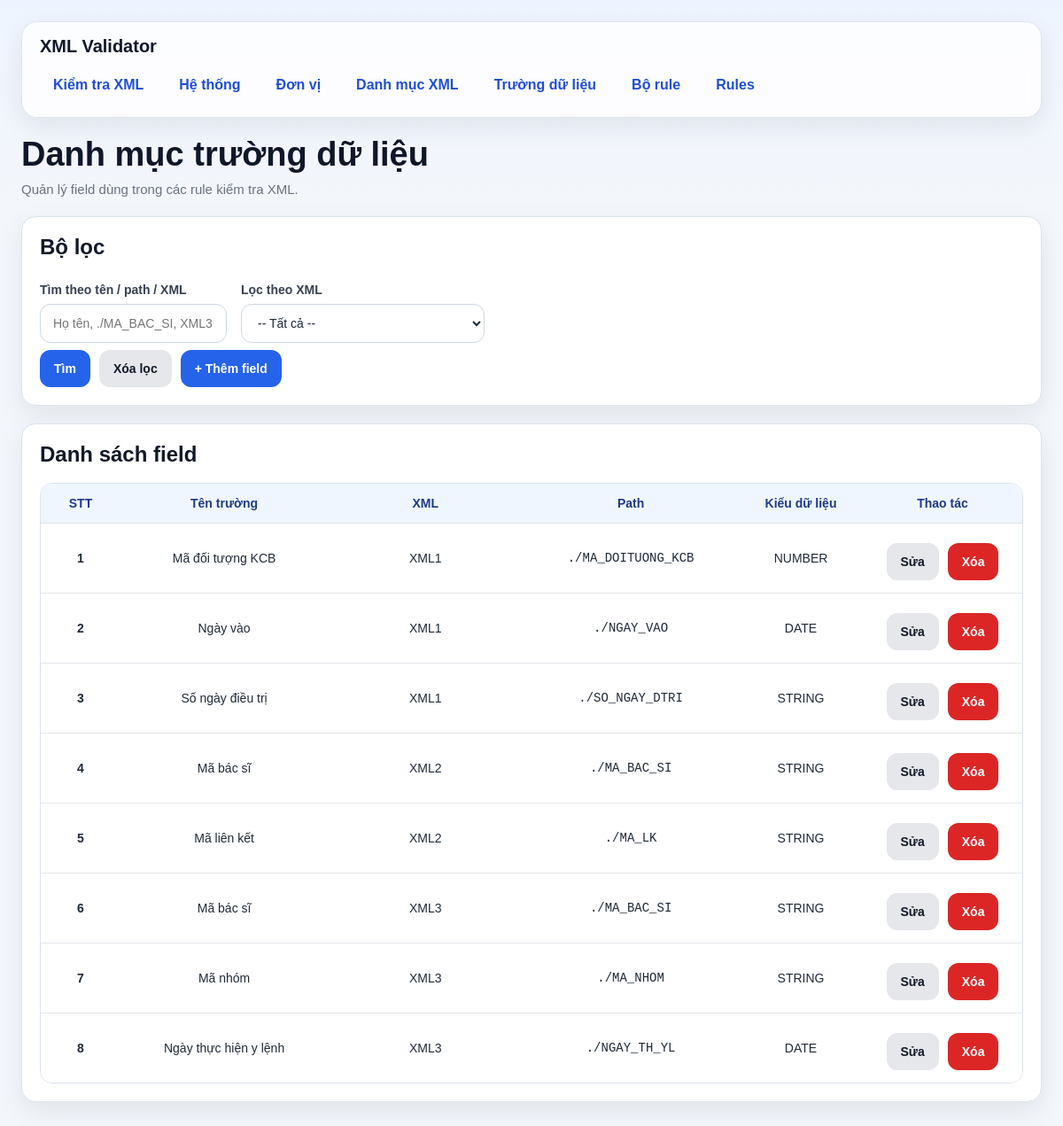
The page /fields/ on the database as committed earlier.
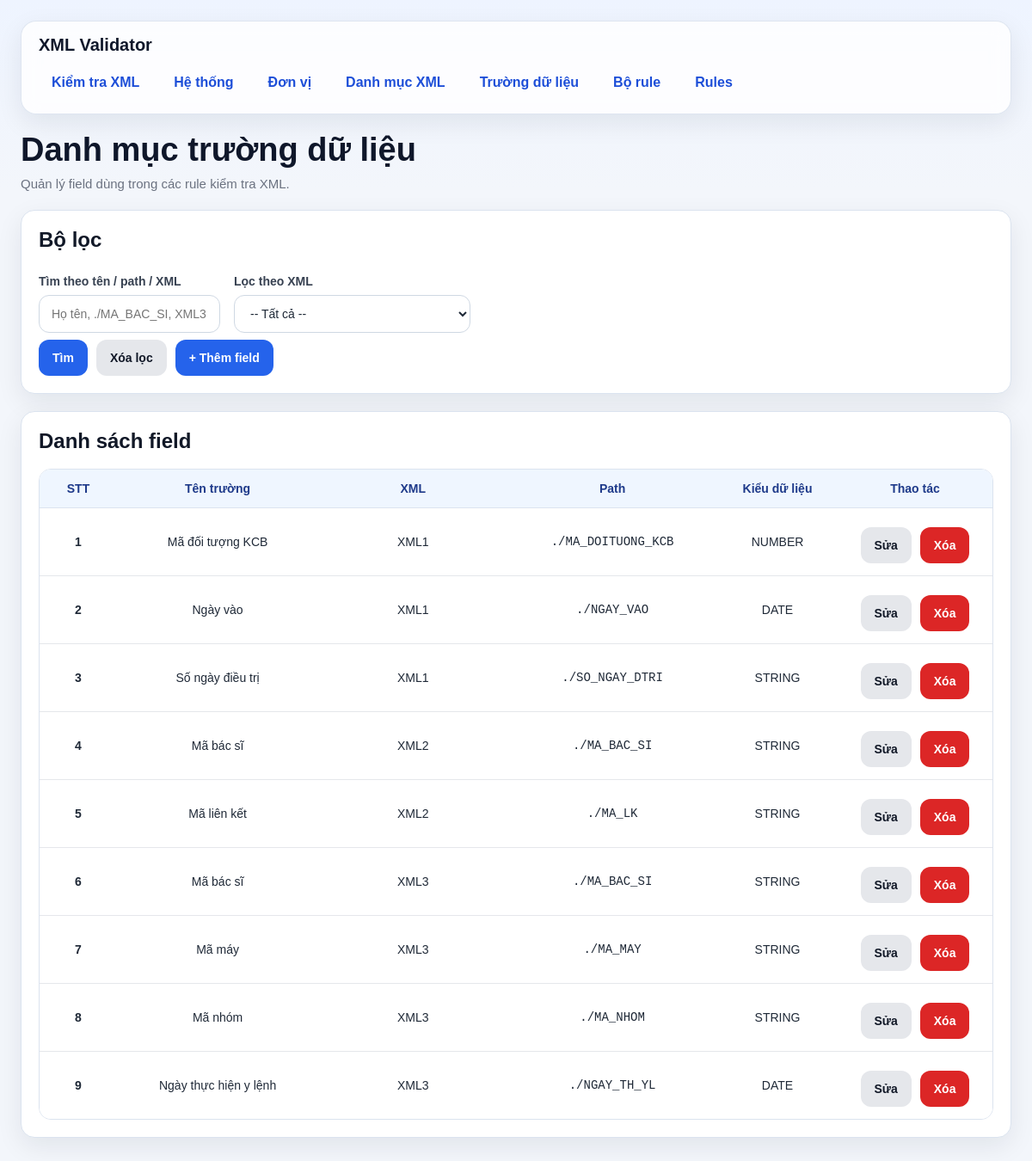
The same page on the database as committed later.
### models/field_model.py (models this page shows, shortened)
class DanhMucTruongDuLieu(db.Model):
    __tablename__ = "danh_muc_truong_du_lieu"
    id = db.Column(db.Integer, primary_key=True)
    ten_truong = db.Column(db.String(255), nullable=False)
    xml_id = db.Column(db.Integer, db.ForeignKey("danh_muc_xml.id"), nullable=False)
    xml_path = db.Column(db.String(500), nullable=False)  # path bên trong từng phần tử của list
    data_type = db.Column(db.String(50), nullable=False, default="STRING")
    xml = db.relationship("DanhMucXml", backref="fields")

### models/xml_model.py (models this page shows, shortened)
class DanhMucXml(db.Model):
    __tablename__ = "danh_muc_xml"
    id = db.Column(db.Integer, primary_key=True)
    ma_xml = db.Column(db.String(50), nullable=False, unique=True)   # XML1, XML2, XML3
    ten_xml = db.Column(db.String(255), nullable=False)
    list_path = db.Column(db.String(500), nullable=False)            # path tính từ NOIDUNGFILE
    item_type = db.Column(db.String(20), nullable=False, default="MULTI")

### routes/field_routes.py (the view, shortened to what this page needs)
@field_bp.route("/", methods=["GET"])
def list_fields():
    keyword = (request.args.get("keyword") or "").strip()
    xml_id = (request.args.get("xml_id") or "").strip()
    query = DanhMucTruongDuLieu.query.join(DanhMucXml)
    if xml_id:
        query = query.filter(DanhMucTruongDuLieu.xml_id == int(xml_id))
    fields = query.order_by(
        DanhMucXml.id.asc(),
        DanhMucTruongDuLieu.ten_truong.asc()
    ).all()
    xmls = DanhMucXml.query.order_by(DanhMucXml.id.asc()).all()
    return render_template(
        "fields.html",
        fields=fields,
        xmls=xmls,
        keyword=keyword,
        xml_id=xml_id
    )

### templates/fields.html (shortened to what this page needs)
{% extends "base.html" %}
{% block content %}
<div class="page-header">
    <h1 class="page-title">Danh mục trường dữ liệu</h1>
    <div class="page-subtitle">Quản lý field dùng trong các rule kiểm tra XML.</div>
</div>
<div class="card">
    <h2 class="card-title">Bộ lọc</h2>
    <form method="GET">
        <div class="grid">
            <div class="col-6">
                <label>Tìm theo tên / path / XML</label>
                <input type="text" name="keyword" value="{{ keyword }}" placeholder="Họ tên, ./MA_BAC_SI, XML3...">
            </div>
            <div class="col-6">
                <label>Lọc theo XML</label>
                <select name="xml_id">
                    <option value="">-- Tất cả --</option>
                </select>
            </div>
        </div>
        <div class="actions">
            <button type="submit" class="btn btn-primary">Tìm</button>
            <a href="/fields" class="btn btn-secondary">Xóa lọc</a>
            <a href="/fields/create" class="btn btn-primary">+ Thêm field</a>
        </div>
    </form>
</div>
<div class="card">
    <h2 class="card-title">Danh sách field</h2>
    {% if fields %}
        <div class="table-wrap">
            <table>
                <thead>
                    <tr>
                        <th style="width: 90px;">STT</th>
                        <th>Tên trường</th>
                        <th style="width: 220px;">XML</th>
                        <th>Path</th>
                        <th style="width: 140px;">Kiểu dữ liệu</th>
                        <th style="width: 180px;">Thao tác</th>
                    </tr>
                </thead>
                <tbody>
                    {% for f in fields %}
                    <tr>
                        <td><strong>{{ loop.index }}</strong></td>
                        <td>{{ f.ten_truong }}</td>
                        <td>{{ f.xml.ma_xml }}</td>
                        <td><code>{{ f.xml_path }}</code></td>
                        <td>{{ f.data_type }}</td>
                        <td>
                            <div class="actions actions-center">
                                <a class="btn btn-secondary" href="/fields/{{ f.id }}/edit">Sửa</a>
                                <form class="inline" method="POST" action="/fields/{{ f.id }}/delete" onsubmit="return confirm('Xóa field này?');">
                                    <button class="btn btn-danger" type="submit">Xóa</button>
                                </form>
                            </div>
                        </td>
                    </tr>
                    {% endfor %}
                </tbody>
            </table>
        </div>
    {% else %}
        <div class="empty-state">Chưa có dữ liệu field.</div>
    {% endif %}
</div>
{% endblock %}

Rows that differ between the two databases and show on the page:
added DanhMucTruongDuLieu: ten_truong "Mã máy", xml.ma_xml "XML3", xml_path "./MA_MAY", data_type "STRING"
